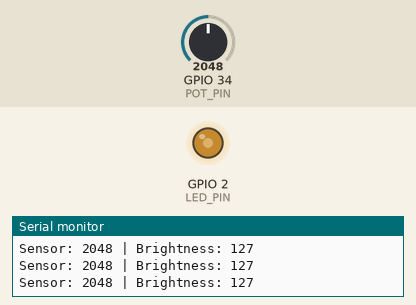
Recording of a sketch running on a simulated ESP32. Parts: output pins drawn as LEDs (lit = HIGH), the last lines printed to the serial monitor. The inputs (shaded band) are chosen by the test bench; at power-on: GPIO 34 (POT_PIN) = 2048.

Above: at 1.2 s.
1.3 s: GPIO 34 (POT_PIN) set to 2866
At 2.0 s:
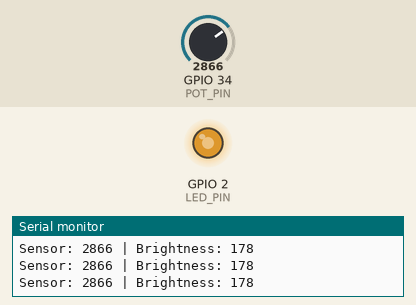
2.8 s: GPIO 34 (POT_PIN) set to 3603
At 3.5 s:
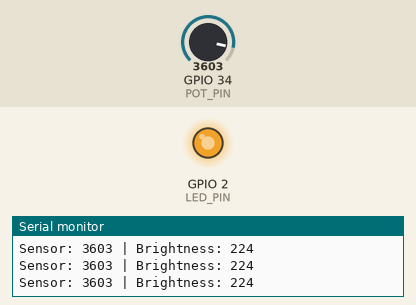
4.3 s: GPIO 34 (POT_PIN) set to 491
At 5.0 s:
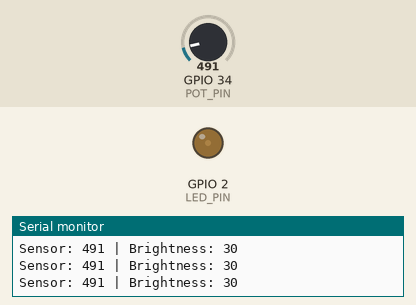
5.8 s: GPIO 34 (POT_PIN) set to 0
At 6.5 s:
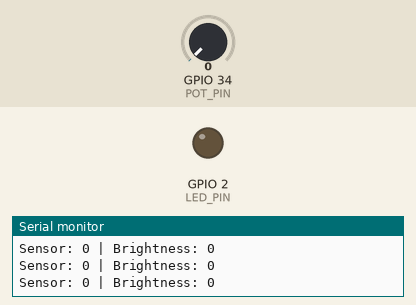
7.3 s: GPIO 34 (POT_PIN) set to 2047
At 8.0 s:
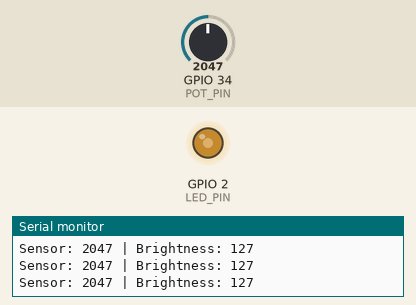
Timing chart, 0 to 9.8 s (numbered marks = the images above; inputs shaded):
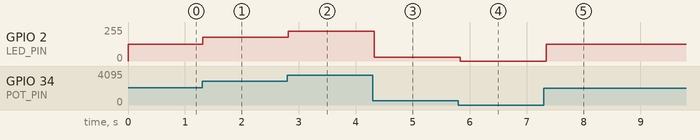

The sketch:

sketch.ino
```cpp
// Day 3: Dimmable LED using Potentiometer
const int LED_PIN = 2;    // LED on GPIO2
const int POT_PIN = 34;   // Potentiometer on GPIO34 (Analog input)

void setup() {
  Serial.begin(115200);
  pinMode(LED_PIN, OUTPUT);
}

void loop() {
  int sensorValue = analogRead(POT_PIN);
  int brightness = map(sensorValue, 0, 4095, 0, 255);
  analogWrite(LED_PIN, brightness);

  Serial.print("Sensor: ");
  Serial.print(sensorValue);
  Serial.print(" | Brightness: ");
  Serial.println(brightness);

  delay(50);
}
```

Measured:
- after the input at 1.3 s, GPIO 2 (LED_PIN): 127/255 → 178/255 at once
- after the input at 2.8 s, GPIO 2 (LED_PIN): 178/255 → 224/255 at once
- after the input at 4.3 s, GPIO 2 (LED_PIN): 224/255 → 30/255 at once
- after the input at 5.8 s, GPIO 2 (LED_PIN): 30/255 → 0/255 at once
- after the input at 7.3 s, GPIO 2 (LED_PIN): 0/255 → 127/255 after 0.05 s
